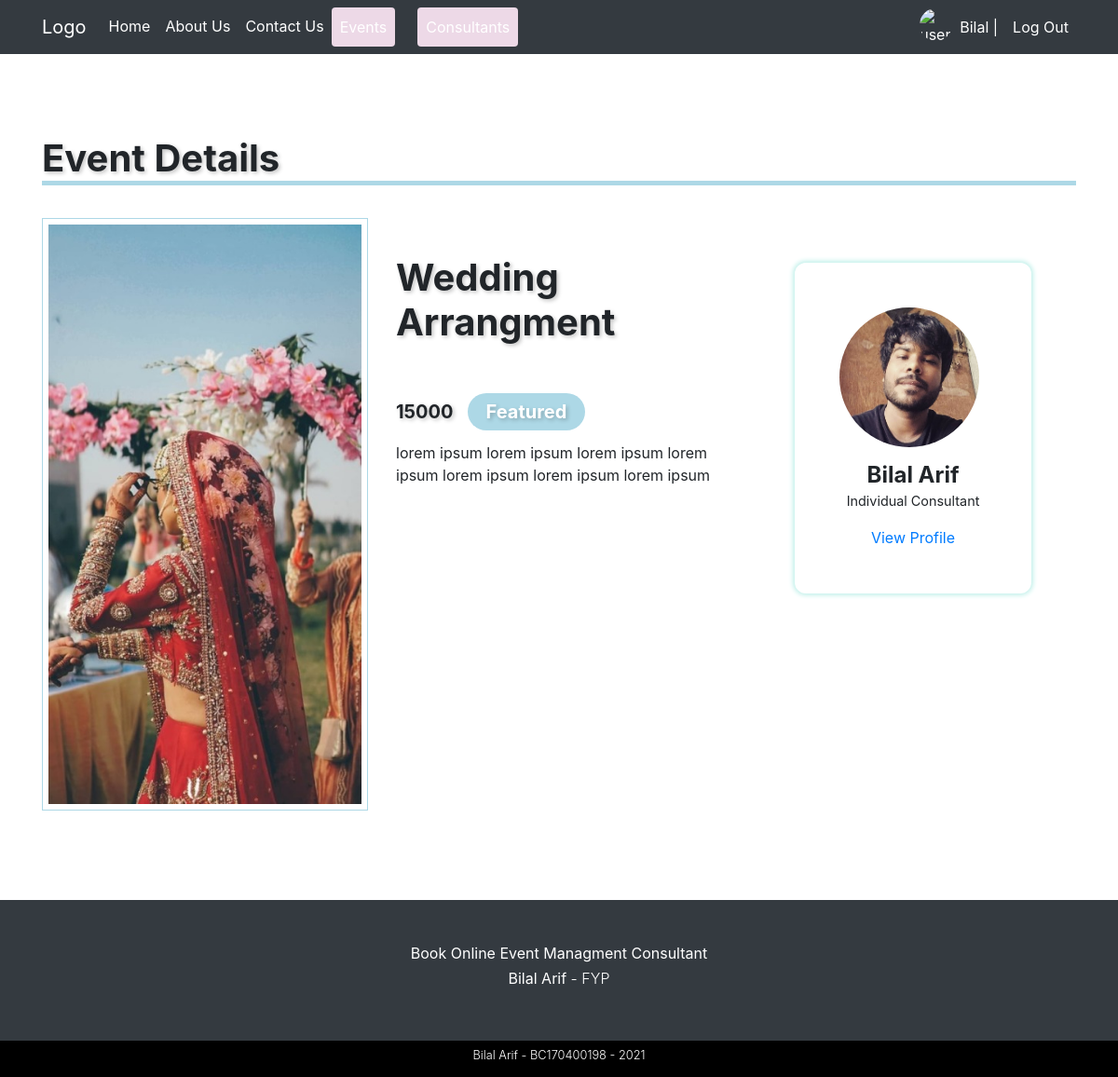
Page /event-detail-page?id=19 (signed in) on the committed database.
### tables this page shows
CREATE TABLE IF NOT EXISTS `events` (
  `event_id` int(11) NOT NULL AUTO_INCREMENT,
  `event_title` text NOT NULL,
  `event_thumbnail` varchar(255) NOT NULL,
  `event_price` int(255) NOT NULL,
  `event_host` int(11) NOT NULL,
  `event_host_avatar` varchar(255) NOT NULL,
  `event_host_name` varchar(255) NOT NULL,
  `event_description` text NOT NULL,
  `event_categories` varchar(255) NOT NULL,
  `event_featured` tinyint(1) NOT NULL DEFAULT '0',
  `event_created` datetime NOT NULL DEFAULT CURRENT_TIMESTAMP,
  PRIMARY KEY (`event_id`)
);

CREATE TABLE IF NOT EXISTS `consultants` (
  `id` int(11) NOT NULL AUTO_INCREMENT,
  `username` varchar(100) NOT NULL,
  `email` varchar(100) NOT NULL,
  `consultant_type` varchar(255) NOT NULL,
  `rating` varchar(11) NOT NULL,
  `about` longtext NOT NULL,
  `profile_image` varchar(255) NOT NULL DEFAULT 'img/avatars/default.jpg',
  `firstname` varchar(100) NOT NULL,
  `lastname` varchar(100) NOT NULL,
  `password` varchar(255) NOT NULL,
  `role` varchar(50) NOT NULL,
  `availablity` varchar(50) NOT NULL DEFAULT 'available',
  `featured` tinyint(1) NOT NULL DEFAULT '0',
  `payment_methods` varchar(255) NOT NULL DEFAULT 'a:1:{i:0;s:4:"cash";}',
  `categories` varchar(255) DEFAULT NULL,
  `address` varchar(255) NOT NULL,
  `city` varchar(100) NOT NULL,
  `state` varchar(100) NOT NULL,
  `zip` varchar(100) NOT NULL,
  `profile_status` varchar(12) NOT NULL DEFAULT 'fine',
  `created_at` datetime NOT NULL DEFAULT CURRENT_TIMESTAMP,
  PRIMARY KEY (`id`)
);

### includes/classes/Database.php (called while the page is built, shortened)
<?php
class Database {
    private $pdo;
    public function __construct(){
        $this->pdo = new PDO("mysql:host=localhost;dbname=lamhey", "Bilal", "123123");
        $this->pdo->setAttribute(PDO::ATTR_ERRMODE, PDO::ERRMODE_EXCEPTION);
    }
    public function queryDB($sql, $mode, $values = array()){
        $stmt = $this->pdo->prepare($sql);
        foreach($values as $valueToBind){
            $stmt->bindValue($valueToBind[0], $valueToBind[1]);
        }
        $stmt->execute();
        if ($mode != Database::SELECTSINGLE && $mode != Database::SELECTALL && $mode != Database::EXECUTE){
            throw new Exception('Invalid Mode');
        }else if ($mode == Database::SELECTSINGLE){
            return $stmt->fetch(PDO::FETCH_ASSOC);
        }else if ($mode == Database::SELECTALL){
            return $stmt->fetchAll(PDO::FETCH_ASSOC);
        }
    }
}

### includes/classes/Helper.php (called while the page is built, shortened)
<?php
class Helper {
    public function getURLParams($paramName) {
        $url = 'http://' . $_SERVER['HTTP_HOST'] . $_SERVER['REQUEST_URI'];
        $url_components = parse_url($url);
        parse_str($url_components['query'], $params);
        return $params[$paramName];
    }
}

### includes/classes/Event.php (called while the page is built, shortened)
<?php
class Event {
    protected $db;
    public function __construct($_eventName){
        $this->db = new Database();
    }
    public function isEventFeatured($eventId) {
                $sql = "SELECT event_featured FROM events WHERE event_id = :event_id";
                $values = array( array(":event_id", $eventId));
                $result = $this->db->queryDB($sql, Database::SELECTSINGLE, $values);
                return $result['event_featured'];
    }
    public function getEvent($eventID) {
        $sql = "SELECT * FROM events WHERE event_id = :event_id";
        $values = array( array(":event_id", $eventID) );
        $result =  $this->db->queryDB($sql, Database::SELECTSINGLE, $values);
        return $result;
    }
}

### includes/classes/Consultant.php (called while the page is built, shortened)
<?php
    class Consultant extends User {
        private $username;
        public function __construct($pUsername){
            $this->username = $pUsername;
        }
        public function getConsultantProfileInfo($username) {
            $sql = "SELECT
                            id,
                            username,
                            email,
                            consultant_type,
                            rating,
                            about,
                            profile_image,
                            firstname,
                            lastname,
                            password,
                            role,
                            address,
                            city,
                            state,
                            zip
            FROM consultants WHERE username = :username";
            $values = array(
                array(':username', $this->username)
            );
            $result = $this->db->queryDB($sql, Database::SELECTALL, $values);
            return $result[0];
        }
    }

### includes/classes/User.php (called while the page is built, shortened)
<?php
class User {
    public function __construct($pUsername){
        $this->db = new Database();
    }
}

### event-detail-page.php (the view, shortened to what this page needs)
<?php
    include_once "./process/event_detail_page_process.php";
?>
<!DOCTYPE html>
<html lang="en">
<?php include_once "./partials/Head.php";?>
<body>
    <?php include_once "./partials/Navigation.php";?>
    <section class="event-detail-page-section my-5">
        <div class="container">
            <div class="row">
                <div class="col-12">
                    <h1 class="theme-heading text-underline">Event Details</h1>
                </div>
            </div>
            <div class="row">
                <div class="col-sm-12 col-md-4">
                    <div class="event-thumbnail">
                        <img src="<?php echo $event['event_thumbnail']?>" class="w-100">
                    </div>
                </div>
                <div class="col-sm-12 col-md-4">
                    <div class="event-description">
                        <h1 class="event-title text-capitalize"><?php echo $event['event_title'] ?></h1>
                        <h5 class="event-price"><?php echo $event['event_price']; echo eventFeatured($eventFeatured); ?></h5>
                        <p class="event-description-tag"><?php echo $event['event_description'] ?></p>
                    </div>
                </div>
                <div class="col-sm-12 col-md-4">
                    <div class="theme-blue-border">
                        <div class="host-profile">
                            <div class="host-profile-image">
                                <img class="w-100" src="<?php echo $consultantInfo['profile_image'];?>" alt="">
                            </div>
                            <div class="host-bio">
                                <h5 class="host-name"><?php echo $consultantInfo['firstname'].' '.$consultantInfo['lastname'];?></h5>
                                <span class="host-type"><?php echo $consultantInfo['consultant_type'];?></span>
                            </div>
                            <div class="view-profile">
                                <a href="consultant-profile.php?id=<?php echo $consultantInfo['id'];?>">View Profile</a>
                            </div>
                        </div>
                    </div>
                </div>
            </div>
        </div>
    </section>
    <?php include_once "./partials/Footer.php"?>
</body>
</html>

### css/style.css (style rules this page uses)
.text-underline { position: relative; }
.text-underline:after { content: ""; border-bottom: 5px solid lightblue; width: 100%; height: 40px; bottom: -5px; left: 0px; position: absolute; }
.theme-blue-border { -webkit-box-shadow: 0px 0px 5px 2px rgb(193 240 234 / 100%); box-shadow: 0px 0px 5px 2px rgb(193 240 234 / 100%); padding: 3em; margin: 3em; border-radius: 12px; }
.theme-heading { font-weight: bold; text-shadow: 2px 2px 4px #0000003b; margin: 1em 0; }
.event-detail-page-section .event-thumbnail { min-width: 350px;min-height: 350px;max-height: 350;max-width: 350px;overflow: hidden;border: 1px solid lightblue;padding: 6px; }
.event-detail-page-section .event-title { font-weight: bold;text-shadow: 2px 2px 4px #0000003b;margin: 1em 0; }
.event-detail-page-section .event-price { font-weight: bold;font-weight: bold;text-shadow: 2px 2px 4px #0000003b;margin: 1em 0; }
.event-detail-page-section .event-description { display: flex; flex-direction: column; }
.event-detail-page-section .host-profile .host-profile-image { border-radius: 50%; overflow: hidden; min-width: 100px; min-height: 100px; max-width: 150px; max-height: 150px; }
.event-detail-page-section .host-profile .host-bio { text-align: center; margin: 1em 0em; }
.event-detail-page-section .host-profile .host-bio .host-name { font-weight: bold; font-size: 1.5em; margin: 0; padding: 0; }
.event-detail-page-section .host-profile .host-bio .host-type { font-size: 0.9em; }
.event-detail-page-section .host-profile .view-profile { text-align: center; }

### rows in the picture
events: event_thumbnail (picture), event_title "Wedding Arrangment", event_price "15000", event_description "lorem ipsum lorem ipsum lorem ipsum lorem ipsum lorem ipsum lorem ipsum lorem ipsum"
consultants: profile_image (picture), firstname "Bilal", lastname "Arif", consultant_type "Individual Consultant"

### other values in the picture
$username "Bilal"
